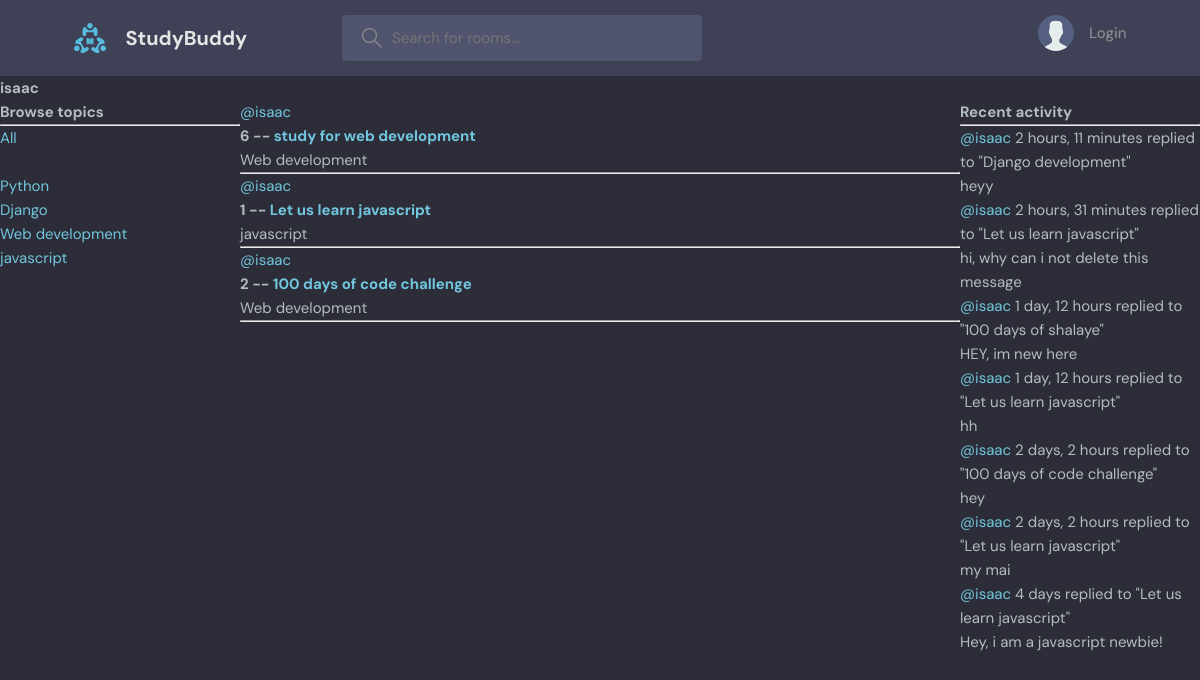
The app's page /profile/1 with its own data.
### base/models.py (models this page shows, shortened)
class Topic(models.Model):
    name = models.CharField(max_length=200)

class Room(models.Model):
    host = models.ForeignKey(User, on_delete=models.SET_NULL, null=True)
    topic = models.ForeignKey(Topic, on_delete=models.SET_NULL, null=True)
    name = models.CharField(max_length=200)
    description = models.TextField(null=True, blank=True)
    participants = models.ManyToManyField(
        User, related_name="participants", blank=True)
    updated = models.DateTimeField(auto_now=True)
    created = models.DateTimeField(auto_now_add=True)
    class Meta:
        ordering = ["-updated", "-created"]
    def __str__(self):
        return self.name

class Message(models.Model):
    user = models.ForeignKey(User, on_delete=models.CASCADE)
    room = models.ForeignKey(Room, on_delete=models.CASCADE)
    body = models.TextField()
    updated = models.DateTimeField(auto_now=True)
    created = models.DateTimeField(auto_now_add=True)
    class Meta:
        ordering = ["-updated", "-created"]
    def __str__(self):
        return self.body[0:50]

### base/views.py (the view)
# urls.py: path("profile/<str:pk>", userProfile, name="user-profile"),
def userProfile(request, pk):
    user = User.objects.get(id=pk)
    rooms = user.room_set.all()
    room_messages = user.message_set.all()
    topics = Topic.objects.all()
    context = {"user": user, "rooms": rooms,
               "topics": topics, "room_messages": room_messages}
    return render(request, "base/profile.html", context)

### base/templates/base/profile.html (shortened to what this page needs)
{% extends 'main.html' %} {% block content %}
<h1>{{user.username}}</h1>
<div class="profile-container">
	<div>
		{% include "base/topics_component.html" %}
		<div>
			<div>{% include "base/feed_component.html" %}</div>
		</div>
		<div>{% include 'base/activity_component.html' %}</div>
	</div>
	{% endblock content %}

### base/templates/base/topics_component.html
<h3>Browse topics</h3>
		<hr>
		<div>
			<a href="{% url "home"%}">All</a>
		</div>
		<br>
		{% for topic in topics %}
			<div>
				<a href="{% url "home" %}?q={{topic.name }}">{{topic.name}}</a>
			</div>
		{% endfor %}
	</div>

### base/templates/base/feed_component.html (shortened to what this page needs)
{%for room in rooms%}
		<div>
			<a href={%url "user-profile" room.host.id %}>@{{room.host.username}}</a>
			<h5>{{room.id}} -- <a href="{% url "room" room.id%}">{{room.name}}</a></h5>
			<small>{{room.topic.name}}</small>
			<hr>
		</div>
		{% endfor %}

### base/templates/base/activity_component.html (shortened to what this page needs)
    <h3>Recent activity</h3>
    <hr>
    {% for message in room_messages %}
    <div>
        <small><a href="{% url "user-profile" message.user.id%}">@{{message.user}}</a> {{message.created|timesince}}</small>
        <small>replied to "{{message.room}}"</small>
        <p>{{message}}</p>
    </div>
    {% endfor %}

### static/styles/style.css (style rules this page uses)
:root { --color-main: #71c6dd; --color-main-light: #e1f6fb; --color-dark: #3f4156; --color-dark-medium: #51546e; --color-dark-light: #696d97; --color-light: #e5e5e5; --color-gray: #8b8b8b; --color-light-gray: #b2bdbd; --color-bg: #2d2d39; --color-success: #5dd693; --color-error: #fc4b0b; }
* { font-family: "DM Sans", -apple-system, BlinkMacSystemFont, "Segoe UI", Roboto, Oxygen, Ubuntu, Cantarell, "Open Sans", "Helvetica Neue", sans-serif; margin: 0; padding: 0; box-sizing: border-box; text-rendering: optimizeLegibility; font-size: inherit; }
html { font-size: 56.25%; }
@media only screen and (min-width: 1200px) { html { font-size: 62.5%; } }
body { line-height: 1.6; font-weight: 400; font-size: 1.5rem; color: var(--color-light-gray); background-color: var(--color-bg); min-height: 100vh; }
a { display: inline-block; color: var(--color-main); text-decoration: none; }

### base/templates/base/profile.html (style rules this page uses)
.profile-container { display: grid; grid-template-columns: 1fr 3fr 1fr; }

### records on screen
Topic: name "Python"
Topic: name "Django"
Topic: name "Web development"
Topic: name "javascript"
Room: host.username "isaac", id "6", name "study for web development", topic.name "Web development"
Room: host.username "isaac", id "1", name "Let us learn javascript", topic.name "javascript"
Room: host.username "isaac", id "2", name "100 days of code challenge", topic.name "Web development"
Message: user "isaac", created "2 hours, 11 minutes", room "Django development", body "heyy"
Message: user "isaac", created "2 hours, 31 minutes", room "Let us learn javascript", body "hi, why can i not delete this message"
Message: user "isaac", created "1 day, 12 hours", room "100 days of shalaye", body "HEY, im new here"
Message: user "isaac", created "1 day, 12 hours", room "Let us learn javascript", body "hh"
Message: user "isaac", created "2 days, 2 hours", room "100 days of code challenge", body "hey"
Message: user "isaac", created "2 days, 2 hours", room "Let us learn javascript", body "my mai"
Message: user "isaac", created "4 days", room "Let us learn javascript", body "Hey, i am a javascript newbie!"

### other values on screen
{{ user.username }} "isaac"
